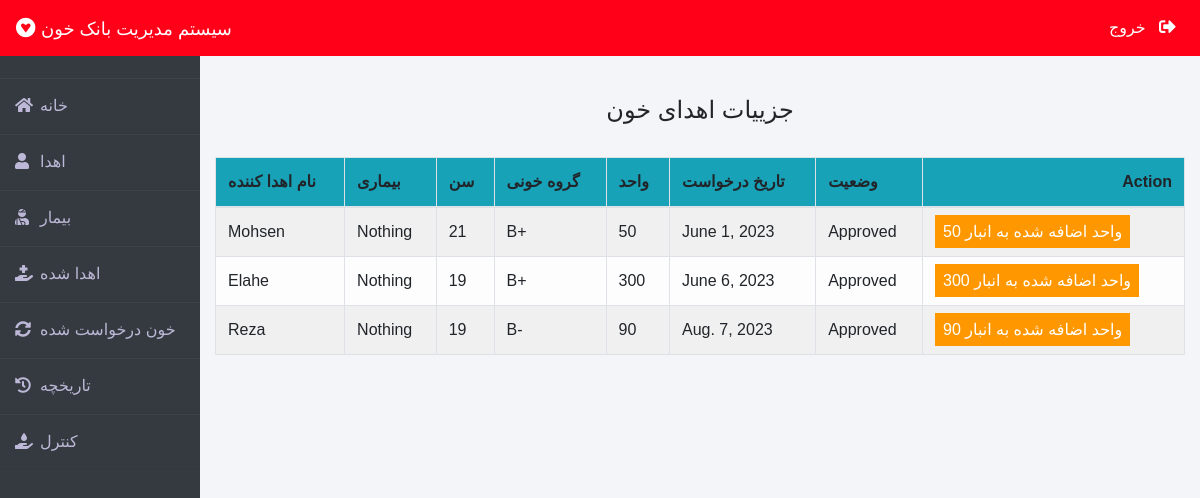
The app's page /admin-donation (signed in) with its own data.
### donor/models.py (models this page shows, shortened)
class BloodDonate(models.Model):
    donor=models.ForeignKey(Donor,on_delete=models.CASCADE)
    disease=models.CharField(max_length=100,default="Nothing")
    age=models.PositiveIntegerField()
    bloodgroup=models.CharField(max_length=10)
    unit=models.PositiveIntegerField(default=0)
    status=models.CharField(max_length=20,default="Pending")
    date=models.DateField(auto_now=True)

class Donor(models.Model):
    user=models.OneToOneField(User,on_delete=models.CASCADE)
    profile_pic= models.ImageField(upload_to='profile_pic/Donor/',null=True,blank=True)
    bloodgroup=models.CharField(max_length=10)
    address = models.CharField(max_length=40)
    mobile = models.CharField(max_length=20,null=False)
    def __str__(self):
        return self.user.first_name

### blood/views.py (the view)
# urls.py: path('admin-donation', views.admin_donation_view,name='admin-donation'),
@login_required(login_url='adminlogin')
def admin_donation_view(request):
    donations=dmodels.BloodDonate.objects.all()
    return render(request,'blood/admin_donation.html',{'donations':donations})

### templates/blood/admin_donation.html (shortened to what this page needs)
{% extends 'blood/adminbase.html' %}
{% block content %}
{% load widget_tweaks %}
{%load static%}
<head>
   </head>
<br><br>
<div class="container">
    <H4 class="text-center">جزییات اهدای خون</H4><br>
    <table class="table table-light table-hover table-bordered table-striped">
        <thead class="bg-info">
            <tr>
                <th scope="col">نام اهدا کننده</th>
                <th scope="col">بیماری</th>
                <th scope="col">سن</th>
                <th scope="col">گروه خونی</th>
                <th scope="col">واحد</th>
                <th scope="col">تاریخ درخواست</th>
                <th scope="col">وضعیت</th>
                <th class="text-right">Action</th>
            </tr>
        </thead>
        <tbody>
            {% for t in donations %}
            <tr>
                <td> {{t.donor}}</td>
                <td> {{t.disease}}</td>
                <td> {{t.age}}</td>
                <td>{{t.bloodgroup}}</td>
                <td>{{t.unit}}</td>
                <td>{{t.date}}</td>
                <td>{{t.status}}</td>
                {% if t.status == 'Pending' %}
                <td class="text-right">
                    <button class="btn btn-primary badge-pill" style="width: 100px;"><a  style="text-decoration: none;color: white;" href="{% url 'approve-donation' t.id  %}">تایید</a> </button>
                    <button class="btn btn-danger badge-pill" style="width: 80px;"><a  style="text-decoration: none;color: white;" href="{% url 'reject-donation' t.id  %}">رد کردن</a> </button>
                </td>
                {% elif  t.status == 'Approved' %}
                <td><span class="label warning">{{t.unit}} واحد اضافه شده به انبار</span></td>
                {% else %}
                <td><span class="label danger">0 واحد اضافه شده به انبار</span></td>
                {% endif %}
            </tr>
            {% endfor %}
        </tbody>
    </table>
</div>
{% endblock content %}

### templates/blood/adminbase.html (shortened to what this page needs)
<!DOCTYPE html>
<html lang="en">
<head>
    <link rel="stylesheet" href="https://maxcdn.bootstrapcdn.com/bootstrap/4.0.0/css/bootstrap.min.css">
    <link rel="stylesheet" href="https://cdnjs.cloudflare.com/ajax/libs/font-awesome/5.14.0/css/all.css">
</head>
<body>
    <nav class="navbar navbar-expand-lg navbar-light fixed-top bg-danger">
        <a style="color:white;" class="navbar-brand" href="/"><i class="fab fa-gratipay"></i>&nbsp;<font face = "Comic sans MS" size ="4">سیستم مدیریت بانک خون</font></a>
        <div class="navbar-collapse collapse w-100 order-3 dual-collapse2">
            <ul class="navbar-nav ml-auto">
                <li class="nav-item">
                    <a class="nav-link" style="color: white;" href="/logout">خروج &nbsp; <i class="fas fa-sign-out-alt"></i></a>
                </li>
            </ul>
        </div>
      </nav>
<br><br>
<div class="wrapper">
    <div class="sidebar">
        <ul>
            <li><a style="text-decoration:none;" href="/"><i class="fas fa-home"></i>خانه</a></li>
            <li><a style="text-decoration:none;" href="/admin-donor"><i class="fas fa-user"></i>اهدا</a></li>
            <li><a style="text-decoration:none;" href="/admin-patient"><i class="fas fa-user-injured"></i>بیمار</a></li>
            <li><a style="text-decoration:none;" href="/admin-donation"><i class="fas fa-hand-holding-medical"></i>اهدا شده</a></li>
            <li><a style="text-decoration:none;" href="/admin-request"><i class="fas fa-sync-alt"></i>خون درخواست شده</a></li>
            <li><a style="text-decoration:none;" href="/admin-request-history"><i class="fas fa-history"></i>تاریخچه</a></li>
            <li><a style="text-decoration:none;" href="/admin-blood"><i class="fas fa-hand-holding-water"></i>کنترل</a></li>
        </ul>
    </div>
    <div class="main_content">
{% block content %}
{% endblock content %}
    </div>
</div>
</body>
</html>

### templates/blood/adminbase.html (style rules this page uses)
* { margin: 0; padding: 0; box-sizing: border-box; list-style: none; text-decoration: none; font-family: 'Josefin Sans', sans-serif; }
body { background-color: #f3f5f9; }
.bg-danger { background-color: #ff0018!important; }
.wrapper { display: flex; position: relative; }
.wrapper .sidebar { width: 200px; height: 100%; background: #343a40; padding: 30px 0px; position: fixed; }
.wrapper .sidebar ul li { padding: 15px; border-bottom: 1px solid #bdb8d7; border-bottom: 1px solid rgba(0,0,0,0.05); border-top: 1px solid rgba(255,255,255,0.05); }
.wrapper .sidebar ul li a { color: #bdb8d7; display: block; }
.wrapper .sidebar ul li a .fas { width: 25px; }
.wrapper .main_content { width: 100%; margin-left: 200px; }
.fa-sign-out-alt { color: white; font-size: 2ex; }

### templates/blood/admin_donation.html (style rules this page uses)
.label { color: white; padding: 8px; }
.warning { background-color: #ff9800; }

### records on screen
BloodDonate: donor "Mohsen", disease "Nothing", age "21", bloodgroup "B+", unit "50", date "June 1, 2023", status "Approved"
BloodDonate: donor "Elahe", disease "Nothing", age "19", bloodgroup "B+", unit "300", date "June 6, 2023", status "Approved"
BloodDonate: donor "Reza", disease "Nothing", age "19", bloodgroup "B-", unit "90", date "Aug. 7, 2023", status "Approved"
